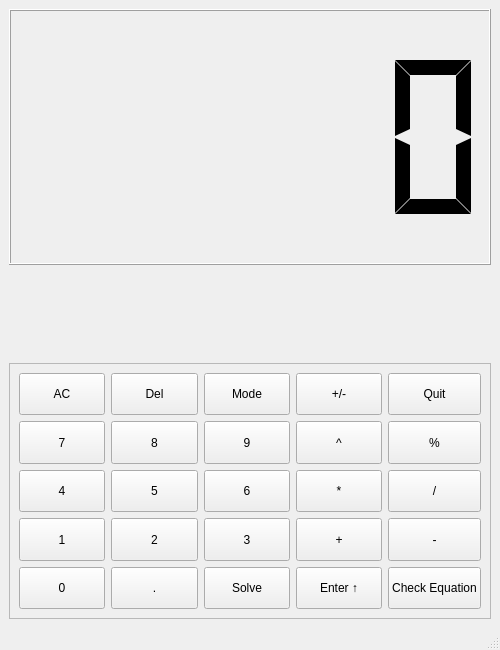
<?xml version="1.0" encoding="UTF-8"?>
<ui version="4.0">
 <class>MainWindow</class>
 <widget class="QMainWindow" name="MainWindow">
  <property name="geometry">
   <rect>
    <x>0</x>
    <y>0</y>
    <width>500</width>
    <height>650</height>
   </rect>
  </property>
  <property name="windowTitle">
   <string>nfixcalculator</string>
  </property>
  <property name="whatsThis">
   <string>A calculator for prefix, infix and postfix notation</string>
  </property>
  <widget class="QWidget" name="centralwidget">
   <layout class="QVBoxLayout" name="verticalLayout_2">
    <item>
     <widget class="QLCDNumber" name="screen">
      <property name="sizePolicy">
       <sizepolicy hsizetype="Minimum" vsizetype="Minimum">
        <horstretch>0</horstretch>
        <verstretch>3</verstretch>
       </sizepolicy>
      </property>
      <property name="smallDecimalPoint">
       <bool>false</bool>
      </property>
      <property name="segmentStyle">
       <enum>QLCDNumber::Flat</enum>
      </property>
      <property name="intValue" stdset="0">
       <number>0</number>
      </property>
     </widget>
    </item>
    <item alignment="Qt::AlignVCenter">
     <widget class="QLabel" name="info_label">
      <property name="enabled">
       <bool>true</bool>
      </property>
      <property name="sizePolicy">
       <sizepolicy hsizetype="Preferred" vsizetype="Preferred">
        <horstretch>0</horstretch>
        <verstretch>1</verstretch>
       </sizepolicy>
      </property>
      <property name="font">
       <font>
        <pointsize>12</pointsize>
       </font>
      </property>
      <property name="frameShape">
       <enum>QFrame::NoFrame</enum>
      </property>
      <property name="frameShadow">
       <enum>QFrame::Sunken</enum>
      </property>
      <property name="lineWidth">
       <number>0</number>
      </property>
      <property name="text">
       <string/>
      </property>
      <property name="textFormat">
       <enum>Qt::AutoText</enum>
      </property>
     </widget>
    </item>
    <item>
     <widget class="QFrame" name="frame">
      <property name="sizePolicy">
       <sizepolicy hsizetype="Preferred" vsizetype="Preferred">
        <horstretch>0</horstretch>
        <verstretch>3</verstretch>
       </sizepolicy>
      </property>
      <property name="frameShape">
       <enum>QFrame::StyledPanel</enum>
      </property>
      <property name="frameShadow">
       <enum>QFrame::Raised</enum>
      </property>
      <layout class="QGridLayout" name="gridlayout">
       <item row="0" column="0">
        <widget class="QPushButton" name="key_ac">
         <property name="sizePolicy">
          <sizepolicy hsizetype="Minimum" vsizetype="Minimum">
           <horstretch>0</horstretch>
           <verstretch>0</verstretch>
          </sizepolicy>
         </property>
         <property name="text">
          <string>AC</string>
         </property>
         <property name="shortcut">
          <string>Backspace</string>
         </property>
        </widget>
       </item>
       <item row="0" column="1">
        <widget class="QPushButton" name="key_del">
         <property name="sizePolicy">
          <sizepolicy hsizetype="Minimum" vsizetype="Minimum">
           <horstretch>0</horstretch>
           <verstretch>0</verstretch>
          </sizepolicy>
         </property>
         <property name="text">
          <string>Del</string>
         </property>
         <property name="shortcut">
          <string>Del</string>
         </property>
        </widget>
       </item>
       <item row="0" column="2">
        <widget class="QPushButton" name="key_mode">
         <property name="sizePolicy">
          <sizepolicy hsizetype="Minimum" vsizetype="Minimum">
           <horstretch>0</horstretch>
           <verstretch>0</verstretch>
          </sizepolicy>
         </property>
         <property name="text">
          <string>Mode</string>
         </property>
         <property name="shortcut">
          <string>M</string>
         </property>
        </widget>
       </item>
       <item row="0" column="3">
        <widget class="QPushButton" name="key_sign">
         <property name="sizePolicy">
          <sizepolicy hsizetype="Minimum" vsizetype="Minimum">
           <horstretch>0</horstretch>
           <verstretch>0</verstretch>
          </sizepolicy>
         </property>
         <property name="text">
          <string>+/-</string>
         </property>
         <property name="shortcut">
          <string>Down</string>
         </property>
        </widget>
       </item>
       <item row="0" column="4">
        <widget class="QPushButton" name="key_quit">
         <property name="sizePolicy">
          <sizepolicy hsizetype="Minimum" vsizetype="Minimum">
           <horstretch>0</horstretch>
           <verstretch>0</verstretch>
          </sizepolicy>
         </property>
         <property name="text">
          <string>Quit</string>
         </property>
         <property name="shortcut">
          <string>Ctrl+Q</string>
         </property>
        </widget>
       </item>
       <item row="1" column="0">
        <widget class="QPushButton" name="key_7">
         <property name="sizePolicy">
          <sizepolicy hsizetype="Minimum" vsizetype="Minimum">
           <horstretch>0</horstretch>
           <verstretch>0</verstretch>
          </sizepolicy>
         </property>
         <property name="text">
          <string>7</string>
         </property>
         <property name="shortcut">
          <string>7</string>
         </property>
         <attribute name="buttonGroup">
          <string notr="true">tokens</string>
         </attribute>
        </widget>
       </item>
       <item row="1" column="1">
        <widget class="QPushButton" name="key_8">
         <property name="sizePolicy">
          <sizepolicy hsizetype="Minimum" vsizetype="Minimum">
           <horstretch>0</horstretch>
           <verstretch>0</verstretch>
          </sizepolicy>
         </property>
         <property name="text">
          <string>8</string>
         </property>
         <property name="shortcut">
          <string>8</string>
         </property>
         <attribute name="buttonGroup">
          <string notr="true">tokens</string>
         </attribute>
        </widget>
       </item>
       <item row="1" column="2">
        <widget class="QPushButton" name="key_9">
         <property name="sizePolicy">
          <sizepolicy hsizetype="Minimum" vsizetype="Minimum">
           <horstretch>0</horstretch>
           <verstretch>0</verstretch>
          </sizepolicy>
         </property>
         <property name="text">
          <string>9</string>
         </property>
         <property name="shortcut">
          <string>9</string>
         </property>
         <attribute name="buttonGroup">
          <string notr="true">tokens</string>
         </attribute>
        </widget>
       </item>
       <item row="1" column="3">
        <widget class="QPushButton" name="key_pow">
         <property name="sizePolicy">
          <sizepolicy hsizetype="Minimum" vsizetype="Minimum">
           <horstretch>0</horstretch>
           <verstretch>0</verstretch>
          </sizepolicy>
         </property>
         <property name="text">
          <string>^</string>
         </property>
         <property name="shortcut">
          <string>^</string>
         </property>
         <attribute name="buttonGroup">
          <string notr="true">tokens</string>
         </attribute>
        </widget>
       </item>
       <item row="1" column="4">
        <widget class="QPushButton" name="key_mod">
         <property name="sizePolicy">
          <sizepolicy hsizetype="Minimum" vsizetype="Minimum">
           <horstretch>0</horstretch>
           <verstretch>0</verstretch>
          </sizepolicy>
         </property>
         <property name="text">
          <string>%</string>
         </property>
         <property name="shortcut">
          <string>%</string>
         </property>
         <attribute name="buttonGroup">
          <string notr="true">tokens</string>
         </attribute>
        </widget>
       </item>
       <item row="2" column="0">
        <widget class="QPushButton" name="key_4">
         <property name="sizePolicy">
          <sizepolicy hsizetype="Minimum" vsizetype="Minimum">
           <horstretch>0</horstretch>
           <verstretch>0</verstretch>
          </sizepolicy>
         </property>
         <property name="text">
          <string>4</string>
         </property>
         <property name="shortcut">
          <string>4</string>
         </property>
         <attribute name="buttonGroup">
          <string notr="true">tokens</string>
         </attribute>
        </widget>
       </item>
       <item row="2" column="1">
        <widget class="QPushButton" name="key_5">
         <property name="sizePolicy">
          <sizepolicy hsizetype="Minimum" vsizetype="Minimum">
           <horstretch>0</horstretch>
           <verstretch>0</verstretch>
          </sizepolicy>
         </property>
         <property name="text">
          <string>5</string>
         </property>
         <property name="shortcut">
          <string>5</string>
         </property>
         <attribute name="buttonGroup">
          <string notr="true">tokens</string>
         </attribute>
        </widget>
       </item>
       <item row="2" column="2">
        <widget class="QPushButton" name="key_6">
         <property name="sizePolicy">
          <sizepolicy hsizetype="Minimum" vsizetype="Minimum">
           <horstretch>0</horstretch>
           <verstretch>0</verstretch>
          </sizepolicy>
         </property>
         <property name="text">
          <string>6</string>
         </property>
         <property name="shortcut">
          <string>6</string>
         </property>
         <attribute name="buttonGroup">
          <string notr="true">tokens</string>
         </attribute>
        </widget>
       </item>
       <item row="2" column="3">
        <widget class="QPushButton" name="key_mul">
         <property name="sizePolicy">
          <sizepolicy hsizetype="Minimum" vsizetype="Minimum">
           <horstretch>0</horstretch>
           <verstretch>0</verstretch>
          </sizepolicy>
         </property>
         <property name="text">
          <string>*</string>
         </property>
         <property name="shortcut">
          <string>*</string>
         </property>
         <attribute name="buttonGroup">
          <string notr="true">tokens</string>
         </attribute>
        </widget>
       </item>
       <item row="2" column="4">
        <widget class="QPushButton" name="key_div">
         <property name="sizePolicy">
          <sizepolicy hsizetype="Minimum" vsizetype="Minimum">
           <horstretch>0</horstretch>
           <verstretch>0</verstretch>
          </sizepolicy>
         </property>
         <property name="text">
          <string>/</string>
         </property>
         <property name="shortcut">
          <string>/</string>
         </property>
         <attribute name="buttonGroup">
          <string notr="true">tokens</string>
         </attribute>
        </widget>
       </item>
       <item row="3" column="0">
        <widget class="QPushButton" name="key_1">
         <property name="sizePolicy">
          <sizepolicy hsizetype="Minimum" vsizetype="Minimum">
           <horstretch>0</horstretch>
           <verstretch>0</verstretch>
          </sizepolicy>
         </property>
         <property name="text">
          <string>1</string>
         </property>
         <property name="shortcut">
          <string>1</string>
         </property>
         <attribute name="buttonGroup">
          <string notr="true">tokens</string>
         </attribute>
        </widget>
       </item>
       <item row="3" column="1">
        <widget class="QPushButton" name="key_2">
         <property name="sizePolicy">
          <sizepolicy hsizetype="Minimum" vsizetype="Minimum">
           <horstretch>0</horstretch>
           <verstretch>0</verstretch>
          </sizepolicy>
         </property>
         <property name="text">
          <string>2</string>
         </property>
         <property name="shortcut">
          <string>2</string>
         </property>
         <attribute name="buttonGroup">
          <string notr="true">tokens</string>
         </attribute>
        </widget>
       </item>
       <item row="3" column="2">
        <widget class="QPushButton" name="key_3">
         <property name="sizePolicy">
          <sizepolicy hsizetype="Minimum" vsizetype="Minimum">
           <horstretch>0</horstretch>
           <verstretch>0</verstretch>
          </sizepolicy>
         </property>
         <property name="text">
          <string>3</string>
         </property>
         <property name="shortcut">
          <string>3</string>
         </property>
         <attribute name="buttonGroup">
          <string notr="true">tokens</string>
         </attribute>
        </widget>
       </item>
       <item row="3" column="3">
        <widget class="QPushButton" name="key_add">
         <property name="sizePolicy">
          <sizepolicy hsizetype="Minimum" vsizetype="Minimum">
           <horstretch>0</horstretch>
           <verstretch>0</verstretch>
          </sizepolicy>
         </property>
         <property name="text">
          <string>+</string>
         </property>
         <property name="shortcut">
          <string>+</string>
         </property>
         <attribute name="buttonGroup">
          <string notr="true">tokens</string>
         </attribute>
        </widget>
       </item>
       <item row="3" column="4">
        <widget class="QPushButton" name="key_sub">
         <property name="sizePolicy">
          <sizepolicy hsizetype="Minimum" vsizetype="Minimum">
           <horstretch>0</horstretch>
           <verstretch>0</verstretch>
          </sizepolicy>
         </property>
         <property name="text">
          <string>-</string>
         </property>
         <property name="shortcut">
          <string>-</string>
         </property>
         <attribute name="buttonGroup">
          <string notr="true">tokens</string>
         </attribute>
        </widget>
       </item>
       <item row="4" column="0">
        <widget class="QPushButton" name="key_0">
         <property name="sizePolicy">
          <sizepolicy hsizetype="Minimum" vsizetype="Minimum">
           <horstretch>0</horstretch>
           <verstretch>0</verstretch>
          </sizepolicy>
         </property>
         <property name="text">
          <string>0</string>
         </property>
         <property name="shortcut">
          <string>0</string>
         </property>
         <attribute name="buttonGroup">
          <string notr="true">tokens</string>
         </attribute>
        </widget>
       </item>
       <item row="4" column="1">
        <widget class="QPushButton" name="key_period">
         <property name="sizePolicy">
          <sizepolicy hsizetype="Minimum" vsizetype="Minimum">
           <horstretch>0</horstretch>
           <verstretch>0</verstretch>
          </sizepolicy>
         </property>
         <property name="text">
          <string>.</string>
         </property>
         <property name="shortcut">
          <string>.</string>
         </property>
         <attribute name="buttonGroup">
          <string notr="true">tokens</string>
         </attribute>
        </widget>
       </item>
       <item row="4" column="2">
        <widget class="QPushButton" name="key_solve">
         <property name="sizePolicy">
          <sizepolicy hsizetype="Minimum" vsizetype="Minimum">
           <horstretch>0</horstretch>
           <verstretch>0</verstretch>
          </sizepolicy>
         </property>
         <property name="text">
          <string>Solve</string>
         </property>
         <property name="shortcut">
          <string>Return</string>
         </property>
        </widget>
       </item>
       <item row="4" column="3">
        <widget class="QPushButton" name="key_extra1">
         <property name="sizePolicy">
          <sizepolicy hsizetype="Minimum" vsizetype="Minimum">
           <horstretch>0</horstretch>
           <verstretch>0</verstretch>
          </sizepolicy>
         </property>
         <property name="text">
          <string>Enter ↑</string>
         </property>
         <property name="shortcut">
          <string>Shift+Return</string>
         </property>
        </widget>
       </item>
       <item row="4" column="4">
        <widget class="QPushButton" name="key_extra2">
         <property name="sizePolicy">
          <sizepolicy hsizetype="Minimum" vsizetype="Minimum">
           <horstretch>0</horstretch>
           <verstretch>0</verstretch>
          </sizepolicy>
         </property>
         <property name="text">
          <string>Check Equation</string>
         </property>
        </widget>
       </item>
      </layout>
     </widget>
    </item>
   </layout>
  </widget>
  <widget class="QStatusBar" name="statusbar"/>
 </widget>
 <resources/>
 <connections>
  <connection>
   <sender>key_quit</sender>
   <signal>clicked()</signal>
   <receiver>MainWindow</receiver>
   <slot>close()</slot>
   <hints>
    <hint type="sourcelabel">
     <x>423</x>
     <y>393</y>
    </hint>
    <hint type="destinationlabel">
     <x>249</x>
     <y>324</y>
    </hint>
   </hints>
  </connection>
 </connections>
 <buttongroups>
  <buttongroup name="tokens"/>
 </buttongroups>
</ui>
